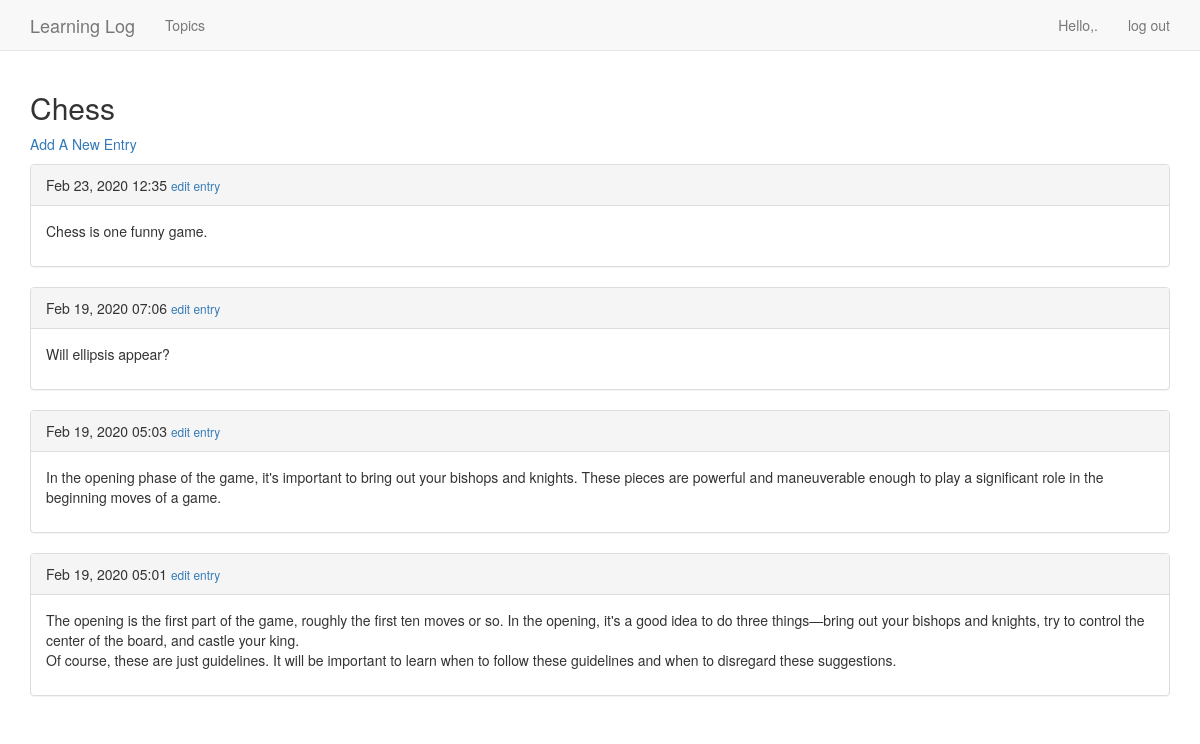
The app's page /topics/1/ (signed in) with its own data.
### learning_logs/models.py (models this page shows, shortened)
class Topic(models.Model):
	text = models.CharField(max_length=200)
	date_added = models.DateTimeField(auto_now_add=True)
	owner = models.ForeignKey(User, on_delete=models.CASCADE)
	def __str__(self):
		return self.text

class Entry(models.Model):
	topic = models.ForeignKey(Topic, on_delete=models.CASCADE)
	text = models.TextField()
	date_added = models.DateTimeField(auto_now_add=True)
	class Meta:
		verbose_name_plural = 'entries'

### learning_logs/views.py (the view)
# urls.py: re_path(r'^topics/(?P<topic_id>\d+)/$', views.topic, name = 'topic'),
@login_required
def topic(request,topic_id):
	topic = Topic.objects.get(id=topic_id)
	check_topic_owner(topic, request)
	entries = topic.entry_set.order_by('-date_added')
	context = {'topic': topic, 'entries': entries}
	return render(request, 'learning_logs/topic.html', context)
	"""
	http://localhost:8000/topics/1/
	"""

### learning_logs/views.py (called while the page is built)
def check_topic_owner(topic,request):
	if topic.owner != request.user:
		raise Http404

### learning_logs/templates/learning_logs/topic.html (shortened to what this page needs)
{% extends 'learning_logs/base.html' %}
{% block header %}
  <h2>{{ topic }}</h2>
{% endblock header %}
{% block content %}
  <p>
    <a href="{% url 'learning_logs:new_entry' topic.id %}">Add A New Entry</a>
  </p>
  {% for entry in entries %}
    <div class="panel panel-default">
      <div class="panel-heading">
          {{ entry.date_added|date:'M d, Y H:i' }}
          <small>
            <a href="{% url 'learning_logs:edit_entry' entry.id %}">
            edit entry
            </a>
          </small>
      </div>
      <div class="panel-body">
        {{ entry.text|linebreaks }}
      </div>
    </div>
    {% empty %}
    	There are no entries for this topic yet.
    {% endfor %}
  {% endblock content %}

### learning_logs/templates/learning_logs/base.html (shortened to what this page needs)
{% load bootstrap3 %}
<!DOCTYPE html>
<html lang="en">
  <head>
  	{% bootstrap_css %}
  </head>
  <body>
  	<nav class="navbar navbar-default navbar-static-top">
      <div class="container">
      	<div class="navbar-header">
      	  <a class="navbar-brand" href="{% url 'learning_logs:index' %}">
      	  	  Learning Log</a>
        </div>
        <div id="navbar" class="navbar-collapse collapse">
          <ul class="nav navbar-nav">
          	<li><a href="{% url 'learning_logs:topics' %}">Topics</a></li>
          </ul>
          <ul class="nav navbar-nav navbar-right">
          	  {% if user.is_authenticated %}
          	    <li><a>Hello,{{ user.name }}.</a></li>
          	    <li><a href="{% url 'users:logout' %}">log out</a></li>
          	  {% else %}
          	    <li><a href="{% url 'users:register' %}">register</a></li>
          	    <li><a href="{% url 'users:login' %}">log in</a></li>
          	  {% endif %}
          </ul>
        </div>
      </div>
    </nav>
    <div class="container">
      <div class="page header">
        {% block header %}{% endblock header %}
      </div>
      <div>
        {% block content %}{% endblock content %}
      </div>
    </div>
  </body>
</html>

### records on screen
Topic: text "Chess"
Entry: date_added "Feb 23, 2020 12:35", text "Chess is one funny game."
Entry: date_added "Feb 19, 2020 07:06", text "Will ellipsis appear?"
Entry: date_added "Feb 19, 2020 05:03", text "In the opening phase of the game, it's important to bring out your bishops and knights. These pieces are powerful and maneuverable enough to play a significant role in the beginning moves of a game."
Entry: date_added "Feb 19, 2020 05:01", text "The opening is the first part of the game, roughly the first ten moves or so. In the opening, it's a good idea to do three things—bring out your bishops and knights, try to control the center of the board, and castle your king. Of course, these are just guidelines. It will be important to learn when to follow these guidelines and when to disregard these suggestions."
